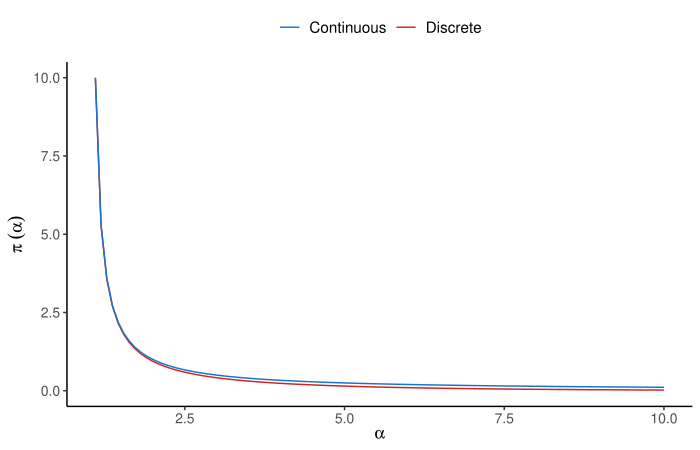

The R source for this figure:
library(VGAM)
library(ggplot2)

prior1 <- function (alpha) {
  sqrt((zeta(alpha, deriv = 2) / zeta(alpha, deriv = 0)) - ((
    zeta(alpha, deriv = 1) / zeta(alpha, deriv = 0)) ^ 2))
}

prior2 <- function (alpha) {
  1 / (alpha - 1)
}

ggplot(data.frame(x = c(1.1, 10)), aes(x)) +
  stat_function(fun = prior1, aes(colour = "Discrete")) +
  stat_function(fun = prior2, aes(colour = "Continuous")) +
  labs(x = expression(alpha), y = expression(pi~(alpha))) +
  scale_color_manual("", values = c("dodgerblue3", "firebrick3")) +
  ylim(c(0, 10)) + theme_classic() + 
  theme(legend.position = "top",
        axis.text.x = element_text(size = 10), 
        axis.text.y = element_text(size = 10), 
        legend.title = element_blank(),
        axis.title = element_text(size = 12),
        legend.text = element_text(size = 11))

ggsave("output/fig1.pdf", height = 4.5, width = 7)
